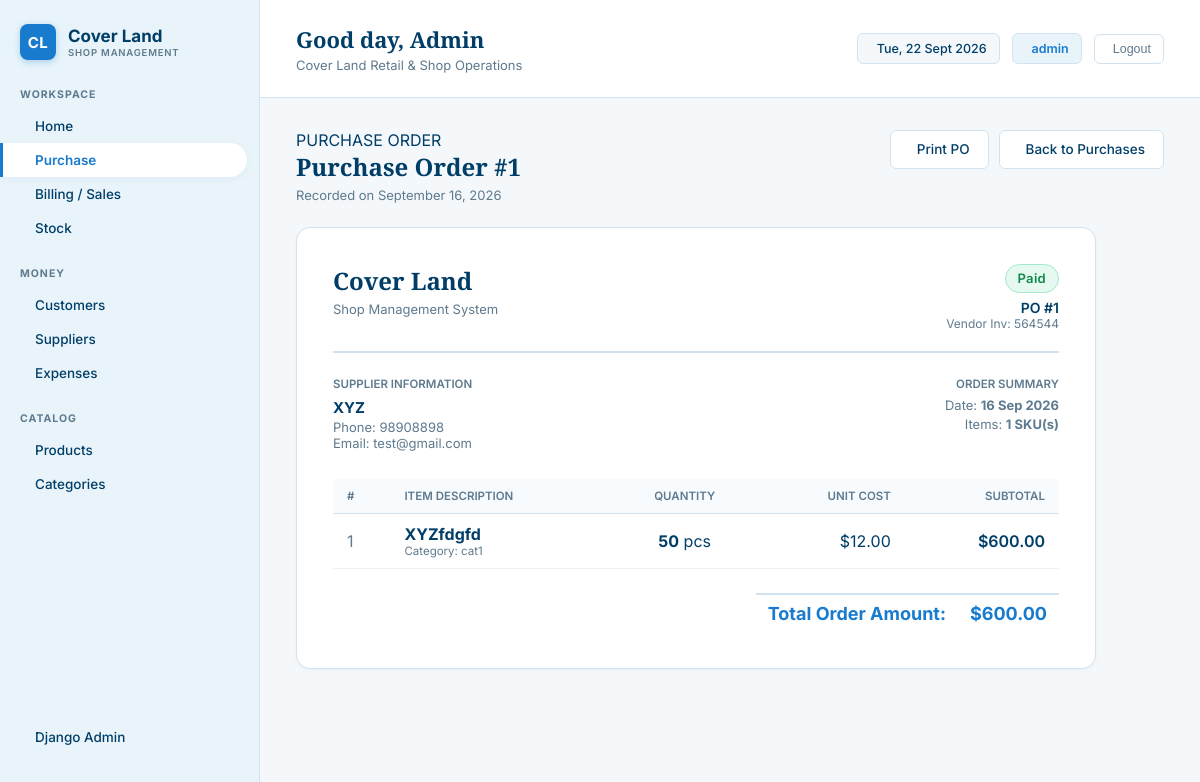
The page /purchases/1/ (signed in) on the database its author committed.
### superadmin/models.py (models this page shows, shortened)
class Purchase(models.Model):
    PAYMENT_STATUS_CHOICES = [
        ('Paid', 'Paid'),
        ('Partial', 'Partial'),
        ('Pending', 'Pending'),
    ]
    supplier = models.ForeignKey(Supplier, on_delete=models.SET_NULL, null=True, related_name='purchases')
    invoice_number = models.CharField(max_length=50, blank=True, null=True)
    date = models.DateField(default=timezone.now)
    total_amount = models.DecimalField(max_digits=10, decimal_places=2, default=0.00)
    paid_amount = models.DecimalField(max_digits=10, decimal_places=2, default=0.00)
    payment_status = models.CharField(max_length=20, choices=PAYMENT_STATUS_CHOICES, default='Paid')
    notes = models.TextField(blank=True, null=True)
    created_at = models.DateTimeField(default=timezone.now, blank=True)
    class Meta:
        ordering = ['-date', '-id']

class Supplier(models.Model):
    name = models.CharField(max_length=150)
    phone = models.CharField(max_length=20, blank=True, null=True)
    email = models.EmailField(blank=True, null=True)
    address = models.TextField(blank=True, null=True)
    created_at = models.DateTimeField(default=timezone.now, blank=True)
    class Meta:
        ordering = ['name']

class PurchaseItem(models.Model):
    purchase = models.ForeignKey(Purchase, on_delete=models.CASCADE, related_name='items')
    product = models.ForeignKey(Product, on_delete=models.CASCADE, related_name='purchase_items')
    quantity = models.PositiveIntegerField(default=1)
    unit_price = models.DecimalField(max_digits=10, decimal_places=2)
    subtotal = models.DecimalField(max_digits=10, decimal_places=2)

class Product(models.Model):
    name = models.CharField(max_length=200)
    category = models.ForeignKey(Category, on_delete=models.CASCADE, related_name='products')
    cost_price = models.DecimalField(max_digits=10, decimal_places=2, default=0.00)
    selling_price = models.DecimalField(max_digits=10, decimal_places=2, default=0.00)
    stock_quantity = models.IntegerField(default=0)
    reorder_level = models.IntegerField(default=5)
    unit = models.CharField(max_length=20, default='pcs', blank=True)
    class Meta:
        ordering = ['name']

class Category(models.Model):
    name = models.CharField(max_length=100)
    description = models.TextField(blank=True, null=True)
    class Meta:
        verbose_name_plural = "Categories"
        ordering = ['name']

### superadmin/views/purchases.py (the view)
# urls.py: path('purchases/<int:pk>/', views.PurchaseDetailView.as_view(), name='purchase_detail'),
class PurchaseDetailView(LoginRequiredMixin, DetailView):
    model = Purchase
    template_name = 'purchases/purchase_detail.html'
    context_object_name = 'purchase'
    def get_queryset(self):
        return Purchase.objects.select_related('supplier').prefetch_related('items__product')

### templates/purchases/purchase_detail.html (shortened to what this page needs)
{% extends 'base.html' %}
{% block content %}
<div class="page-header">
    <div class="page-title-group">
        <div class="section-title">PURCHASE ORDER</div>
        <h1>Purchase Order #{{ purchase.id }}</h1>
        <p class="page-subtitle">Recorded on {{ purchase.date|date:"F d, Y" }}</p>
    </div>
    <div class="page-actions">
        <button onclick="window.print()" class="btn btn-secondary btn-print">
             Print PO
        </button>
        <a href="{% url 'purchase_list' %}" class="btn btn-secondary">
             Back to Purchases
        </a>
    </div>
</div>
<div class="invoice-container">
    <div class="invoice-header">
        <div>
            <h2 style="font-family: var(--font-serif); color: var(--text-primary); margin-bottom: 4px;">Cover Land</h2>
            <p style="font-size: 13px; color: var(--text-secondary);">Shop Management System</p>
        </div>
        <div style="text-align: right;">
            <span class="badge {% if purchase.payment_status == 'Paid' %}badge-success{% elif purchase.payment_status == 'Partial' %}badge-info{% else %}badge-warning{% endif %}" style="font-size: 13px; padding: 5px 12px;">
                {{ purchase.payment_status }}
            </span>
            <div style="font-size: 14px; font-weight: 600; margin-top: 6px; color: var(--text-primary);">
                PO #{{ purchase.id }}
            </div>
            {% if purchase.invoice_number %}
                <div style="font-size: 12px; color: var(--text-secondary);">Vendor Inv: {{ purchase.invoice_number }}</div>
            {% endif %}
        </div>
    </div>
    <div class="invoice-details">
        <div>
            <div style="font-size: 11.5px; color: var(--text-secondary); text-transform: uppercase; font-weight: 600; margin-bottom: 6px;">Supplier Information</div>
            {% if purchase.supplier %}
                <strong style="font-size: 15px; color: var(--text-primary);">{{ purchase.supplier.name }}</strong>
                {% if purchase.supplier.phone %}<div style="font-size: 13px; color: var(--text-secondary); margin-top: 2px;">Phone: {{ purchase.supplier.phone }}</div>{% endif %}
                {% if purchase.supplier.email %}<div style="font-size: 13px; color: var(--text-secondary);">Email: {{ purchase.supplier.email }}</div>{% endif %}
            {% else %}
                <span style="color: var(--text-secondary);">Direct / Counter Vendor</span>
            {% endif %}
        </div>
        <div style="text-align: right;">
            <div style="font-size: 11.5px; color: var(--text-secondary); text-transform: uppercase; font-weight: 600; margin-bottom: 6px;">Order Summary</div>
            <div style="font-size: 13px; color: var(--text-secondary);">Date: <strong>{{ purchase.date|date:"d M Y" }}</strong></div>
            <div style="font-size: 13px; color: var(--text-secondary); margin-top: 3px;">Items: <strong>{{ purchase.items.count }} SKU(s)</strong></div>
        </div>
    </div>
    <table class="items-table" style="margin-bottom: 24px;">
        <thead>
            <tr>
                <th>#</th>
                <th>Item Description</th>
                <th style="text-align: center;">Quantity</th>
                <th style="text-align: right;">Unit Cost</th>
                <th style="text-align: right;">Subtotal</th>
            </tr>
        </thead>
        <tbody>
            {% for item in purchase.items.all %}
            <tr>
                <td style="color: var(--text-secondary);">{{ forloop.counter }}</td>
                <td>
                    <strong style="color: var(--text-primary);">{{ item.product.name }}</strong>
                    <div style="font-size: 11.5px; color: var(--text-secondary);">Category: {{ item.product.category.name }}</div>
                </td>
                <td style="text-align: center;">
                    <strong>{{ item.quantity }}</strong> {{ item.product.unit }}
                </td>
                <td style="text-align: right;">${{ item.unit_price }}</td>
                <td style="text-align: right; font-weight: 600;">${{ item.subtotal }}</td>
            </tr>
            {% endfor %}
        </tbody>
    </table>
    <div class="totals-summary">
        <table class="totals-table">
            <tr class="grand-total">
                <td>Total Order Amount:</td>
                <td style="text-align: right;">${{ purchase.total_amount }}</td>
            </tr>
        </table>
    </div>
</div>
{% endblock %}

### templates/base.html (shortened to what this page needs)
{% load static %}
<!DOCTYPE html>
<html lang="en">
<head>
    <link rel="stylesheet" href="{% static 'css/styles.css' %}">
</head>
<body>
    <aside class="sidebar">
        <a href="{% url 'dashboard' %}" class="brand">
            <div class="brand-icon">CL</div>
            <div class="brand-text">
                <h1>Cover Land</h1>
                <p>SHOP MANAGEMENT</p>
            </div>
        </a>
        <div class="nav-section">
            <div class="nav-title">WORKSPACE</div>
            <ul class="nav-list">
                <li>
                    <a href="{% url 'dashboard' %}" class="nav-item {% if request.resolver_match.url_name == 'dashboard' %}active{% endif %}">
                         Home
                    </a>
                </li>
                <li>
                    <a href="{% url 'purchase_list' %}" class="nav-item {% if 'purchase' in request.resolver_match.url_name %}active{% endif %}">
                         Purchase
                    </a>
                </li>
                <li>
                    <a href="{% url 'sale_list' %}" class="nav-item {% if 'sale' in request.resolver_match.url_name %}active{% endif %}">
                         Billing / Sales
                    </a>
                </li>
                <li>
                    <a href="{% url 'stock_list' %}" class="nav-item {% if request.resolver_match.url_name == 'stock_list' %}active{% endif %}">
                         Stock
                    </a>
                </li>
            </ul>
        </div>
        <div class="nav-section">
            <div class="nav-title">MONEY</div>
            <ul class="nav-list">
                <li>
                    <a href="{% url 'customer_list' %}" class="nav-item {% if 'customer' in request.resolver_match.url_name %}active{% endif %}">
                         Customers
                    </a>
                </li>
                <li>
                    <a href="{% url 'supplier_list' %}" class="nav-item {% if 'supplier' in request.resolver_match.url_name %}active{% endif %}">
                         Suppliers
                    </a>
                </li>
                <li>
                    <a href="{% url 'expense_list' %}" class="nav-item {% if 'expense' in request.resolver_match.url_name %}active{% endif %}">
                         Expenses
                    </a>
                </li>
            </ul>
        </div>
        <div class="nav-section">
            <div class="nav-title">CATALOG</div>
            <ul class="nav-list">
                <li>
                    <a href="{% url 'product_list' %}" class="nav-item ">
                         Products
                    </a>
                </li>
                <li>
                    <a href="{% url 'category_list' %}" class="nav-item {% if 'category' in request.resolver_match.url_name %}active{% endif %}">
                         Categories
                    </a>
                </li>
            </ul>
        </div>
        <div class="nav-section" style="margin-top: auto;">
            <ul class="nav-list">
                <li>
                    <a href="{% url 'admin:index' %}" class="nav-item" target="_blank">
                         Django Admin
                    </a>
                </li>
            </ul>
        </div>
    </aside>
    <main class="main-content">
        <header class="topbar">
            <div class="greeting">
                <h2>Good day, {% if user.is_authenticated %}{{ user.username|title }}{% else %}Owner{% endif %}</h2>
                <p>Cover Land Retail & Shop Operations</p>
            </div>
            <div class="user-info">
                <div class="date-badge">
                     <span id="current-date"></span>
                </div>
                <div class="user-badge">
                     {% if user.is_authenticated %}{{ user.username }}{% else %}Admin{% endif %}
                </div>
                {% if user.is_authenticated %}
                <form action="{% url 'logout' %}" method="post" style="display: inline;">
                    <button type="submit" class="logout-btn" title="Sign Out">
                         Logout
                    </button>
                </form>
                {% endif %}
            </div>
        </header>
        <div class="dashboard-container">
            {% block content %}
            {% endblock %}
        </div>
    </main>
</body>
</html>

### rows shown on the page
Purchase: id "1", date "September 16, 2026", payment_status "Paid", invoice_number "564544", supplier.name "XYZ", supplier.phone "98908898", supplier.email "test@gmail.com", date "16 Sep 2026", items.count "1", total_amount "600.00"
PurchaseItem: product.name "XYZfdgfd", product.category.name "cat1", quantity "50", product.unit "pcs", unit_price "12.00", subtotal "600.00"

### other values the page prints
{{ user.username|title }} "Admin"
{{ user.username }} "admin"
